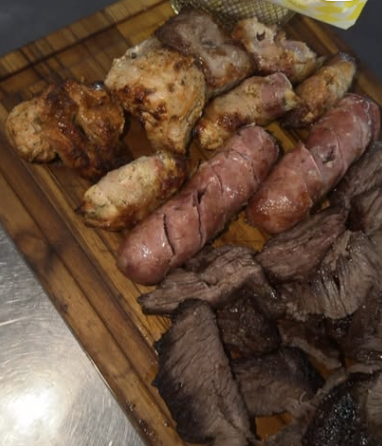
#> input picture edumashow/activos/origen/alfuego/picada.webp, 382 x 446 px
$ python -i calidad.py   (imports and definitions only)
#> lines starting #> are read from the running program, lines starting #| are printed output that depends on the picture
#> further down, picture is the input picture: PIL image 382x446 RGB; mean R, G, B 100.1, 75.1, 56.7
"""Calidad y procedencia de las fotos (R-FOT-01 y R-FOT-02, ordenes de Eduardo del 2026-10-08).

Dos revisiones:
  - `revisar_procedencia`: solo mira la ficha. Ninguna foto viene de una red social (salvo el logo), las fotos de banco
    libre traen autor, licencia y enlace, y las de referencia o generadas solo valen en un ejemplo ficticio.
  - `revisar_archivos`: mide los originales. Lado largo minimo (2400 px la portada, 1600 las demas, 640 el logo),
    calidad de compresion de los JPEG y, como aviso, si la foto parece ampliada o muy suavizada.

El mismo criterio lo aplica el validador de fichas (antes de construir) y el Gate (sobre el paquete). Esta regla no tiene excepciones.
"""
import os
import re

import numpy as np
from PIL import Image

MINIMOS = {"portada": 2400, "otras": 1600, "logo": 640}
DETALLE_AVISO = 0.12                      # por debajo, la foto parece ampliada o muy suavizada (solo aviso)
JPEG_MINIMA, JPEG_AVISO = 60, 80          # calidad estimada: por debajo de 60 es error; entre 60 y 79, aviso
ORIGENES = ("propia_del_restaurante", "banco_libre", "redes_del_restaurante", "referencia", "generada")
SOLO_EJEMPLO = ("referencia", "generada")
PISTAS_REDES = re.compile(r"instagram|cdninstagram|fbcdn|scontent|facebook|tiktok|pinterest|\bfb\.com", re.I)
# tabla de cuantizacion de luminancia de referencia (JPEG anexo K); solo su suma importa para estimar la calidad
_TABLA_BASE = [16, 11, 10, 16, 24, 40, 51, 61, 12, 12, 14, 19, 26, 58, 60, 55, 14, 13, 16, 24, 40, 57, 69, 56, 14, 17, 22, 29, 51, 87, 80, 62,
               18, 22, 37, 56, 68, 109, 103, 77, 24, 35, 55, 64, 81, 104, 113, 92, 49, 64, 78, 87, 103, 121, 120, 101, 72, 92, 95, 98, 112, 100, 103, 99]


def tipo_de(clave):
    return "portada" if clave == "hero" else ("logo" if clave == "logo" else "otras")


def minimo_de(clave):
    return MINIMOS[tipo_de(clave)]


# [53 lines left out: functions procedencia_de, revisar_procedencia, estimar_calidad_jpeg, not called in this run]


def detalle_fino(im, lado=768):
    """Cociente entre la energia de las frecuencias altas y medias de la zona central, a resolucion nativa.
    En una foto nativa nitida ronda 0,2 a 0,7; una ampliada al doble ronda 0,06 a 0,10 y por debajo de 0,12 se avisa."""
#> called with lado = 768
    g = im.convert("L")
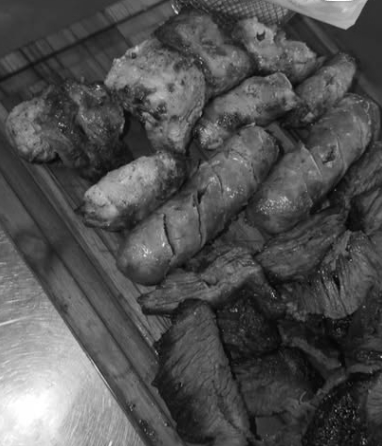
#> g: PIL image 382x446 L; min 5, max 255, mean 80.4
    w, h = g.size
#> w = 382; h = 446
    if min(w, h) < 128:
        return None
    cx, cy = w // 2, h // 2
#> cx = 191; cy = 223
    caja = (max(0, cx - lado // 2), max(0, cy - lado // 2), min(w, cx + lado // 2), min(h, cy + lado // 2))
#> caja = (0, 0, 382, 446)
    a = np.asarray(g.crop(caja), dtype=np.float64)
    a = a - a.mean()
    ven = np.hanning(a.shape[0])[:, None] * np.hanning(a.shape[1])[None, :]
    esp = np.abs(np.fft.fftshift(np.fft.fft2(a * ven))) ** 2
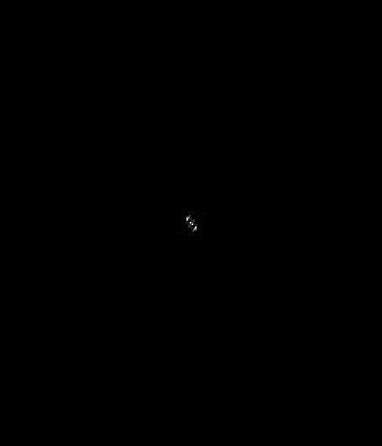
#> esp: shape (446, 382) float64; min 1.08, max 1.07e+11, mean 28395217.9; drawn with min black and max white
    yy, xx = np.indices(esp.shape)
    r = np.hypot((yy - esp.shape[0] / 2) / (esp.shape[0] / 2), (xx - esp.shape[1] / 2) / (esp.shape[1] / 2))
    media = esp[(r > 0.25) & (r <= 0.5)].sum()
#> media = 2.05e+11
    alta = esp[(r > 0.5) & (r <= 0.8)].sum()
#> alta = 5.34e+10
    return float(alta / media) if media > 0 else None


# [60 lines left out: functions medir, juzgar, revisar_archivos, revisar, not called in this run]

>>> from PIL import Image
>>> picture = Image.open('../activos/origen/alfuego/picada.webp')
>>> result = detalle_fino(picture)
#> result = 0.261

$ run again, on edumashow/activos/origen/alfuego/asador.webp
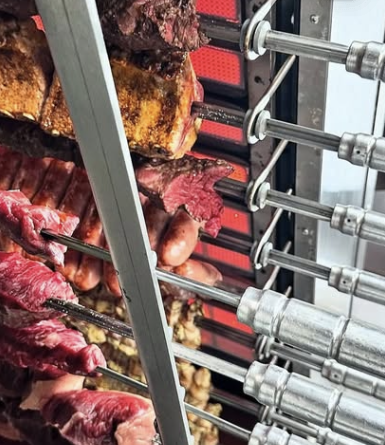
#> input picture edumashow/activos/origen/alfuego/asador.webp, 385 x 445 px
#> picture is the input picture: PIL image 385x445 RGB; mean R, G, B 133.2, 110.2, 106.1
#> in detalle_fino, `g = im.convert("L")`:
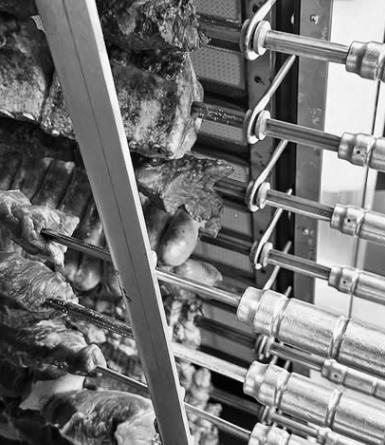
#> g: PIL image 385x445 L; min 0, max 254, mean 116.6
#> media = 1.08e+12
#> alta = 3.27e+11
#> result = 0.304

$ run again, on edumashow/activos/origen/alfuego/sandwich.webp
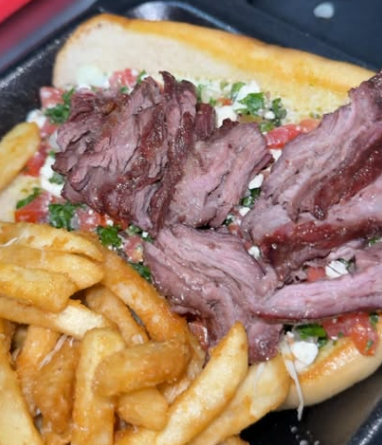
#> input picture edumashow/activos/origen/alfuego/sandwich.webp, 382 x 445 px
#> picture is the input picture: PIL image 382x445 RGB; mean R, G, B 160.6, 128.3, 105.8
#> in detalle_fino, `g = im.convert("L")`:
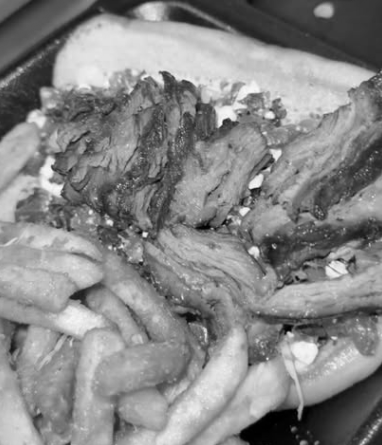
#> g: PIL image 382x445 L; min 0, max 250, mean 135.4
#> media = 4.6e+11
#> alta = 1.05e+11
#> result = 0.227
